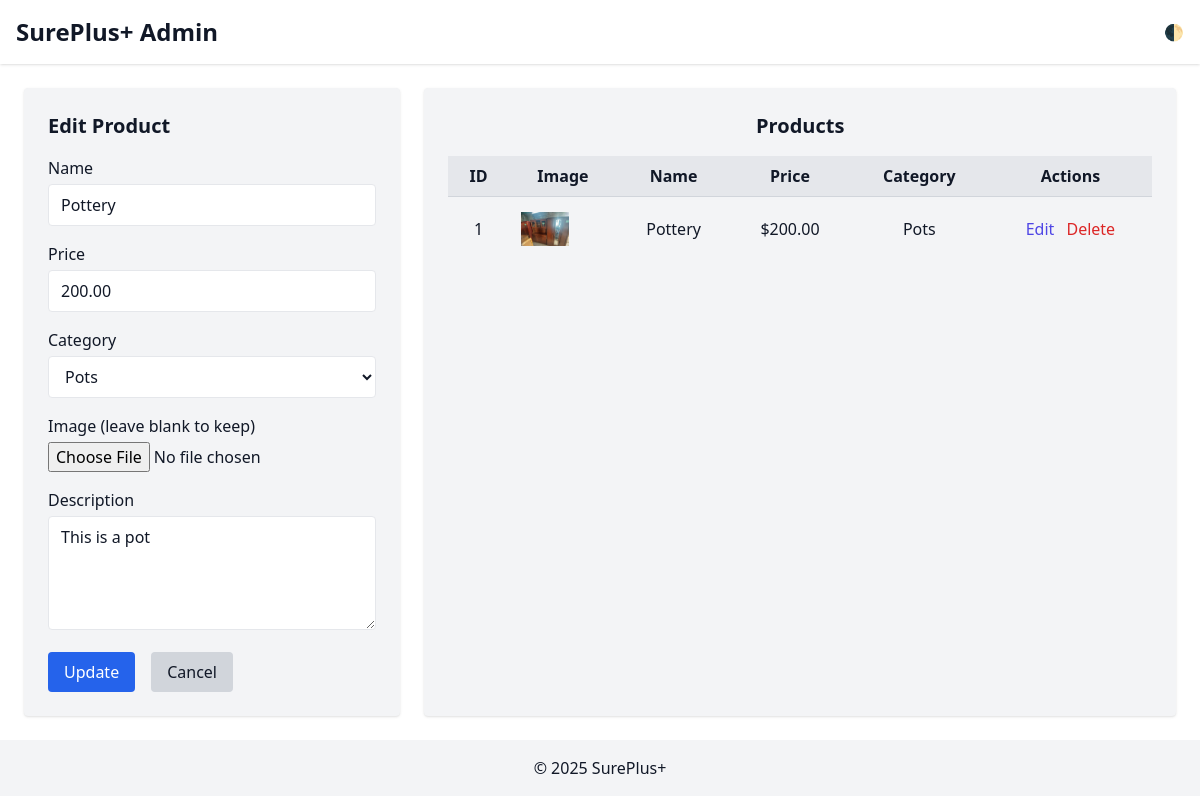
Page /dashboard/admin/admin-dashboard.php?edit=1 on the committed database.
### tables this page shows
CREATE TABLE `products` (
  `id` int(11) NOT NULL,
  `name` varchar(255) NOT NULL,
  `price` decimal(10,2) NOT NULL,
  `image` varchar(255) NOT NULL,
  `description` varchar(255) DEFAULT NULL,
  `category` varchar(50) DEFAULT NULL
);

### dashboard/admin/admin-dashboard.php (the view, shortened to what this page needs)
<?php
include __DIR__ . '/../../includes/db.php';
$editMode = false;
if (isset($_GET['edit'])) {
    $editMode    = true;
    $id          = $_GET['edit'];
    $stmt        = $pdo->prepare("SELECT * FROM products WHERE id = ?");
    $stmt->execute([$id]);
    $editProduct = $stmt->fetch(PDO::FETCH_ASSOC);
}
$products = $pdo->query("SELECT * FROM products ORDER BY id DESC")->fetchAll(PDO::FETCH_ASSOC);
?>
<!DOCTYPE html>
<html lang="en" class="dark">
<head>
  <script src="https://cdn.tailwindcss.com"></script>
</head>
<body class="bg-white dark:bg-gray-900 text-gray-900 dark:text-gray-100">
  <header class="flex items-center justify-between p-4 bg-white dark:bg-gray-800 shadow">
    <h1 class="text-2xl font-bold">SurePlus+ Admin</h1>
    <button onclick="toggleDarkMode()">🌓</button>
  </header>
  <main class="p-6 flex flex-col md:flex-row gap-6">
    <aside class="md:w-1/3 bg-gray-100 dark:bg-gray-800 p-6 rounded shadow">
      <h2 class="text-xl font-semibold mb-4"><?= $editMode ? 'Edit' : 'Add' ?> Product</h2>
      <form method="post" enctype="multipart/form-data" class="space-y-4">
        <div>
          <label class="block mb-1">Name</label>
          <input name="name" required
                 value="<?= $editMode ? htmlspecialchars($editProduct['name']) : '' ?>"
                 class="w-full border rounded px-3 py-2 bg-white dark:bg-gray-700">
        </div>
        <div>
          <label class="block mb-1">Price</label>
          <input type="number" step="0.01" name="price" required
                 value="<?= $editMode ? htmlspecialchars($editProduct['price']) : '' ?>"
                 class="w-full border rounded px-3 py-2 bg-white dark:bg-gray-700">
        </div>
        <div>
          <label class="block mb-1">Category</label>
          <select name="category" required
                  class="w-full border rounded px-3 py-2 bg-white dark:bg-gray-700">
            <?php foreach(['Furniture','Electronics','Toys','Utensils','Pots','Bicycle'] as $cat): ?>
              <option value="<?= $cat ?>"
                <?= $editMode && $editProduct['category']===$cat ? 'selected' : '' ?>>
                <?= $cat ?>
              </option>
            <?php endforeach; ?>
          </select>
        </div>
        <div>
          <label class="block mb-1">Image <?= $editMode ? '(leave blank to keep)' : '' ?></label>
          <input type="file" name="image" class="w-full">
        </div>
        <div>
          <label class="block mb-1">Description</label>
          <textarea name="description" rows="4"
                    class="w-full border rounded px-3 py-2 bg-white dark:bg-gray-700"><?= $editMode ? htmlspecialchars($editProduct['description']) : '' ?></textarea>
        </div>
        <div class="flex gap-4">
          <?php if ($editMode): ?>
            <button type="submit" name="edit_product" class="px-4 py-2 bg-blue-600 text-white rounded">Update</button>
            <a href="admin-dashboard.php" class="px-4 py-2 bg-gray-300 rounded">Cancel</a>
          <?php else: ?>
            <button type="submit" name="add_product" class="px-4 py-2 bg-green-600 text-white rounded">Add</button>
          <?php endif; ?>
        </div>
      </form>
    </aside>
    <section class="md:w-2/3 bg-gray-100 dark:bg-gray-800 p-6 rounded shadow overflow-x-auto">
      <h2 class="text-xl font-semibold mb-4 text-center">Products</h2>
      <table class="min-w-full border-collapse text-center">
        <thead class="bg-gray-200 dark:bg-gray-700">
          <tr>
            <th class="px-3 py-2">ID</th>
            <th class="px-3 py-2">Image</th>
            <th class="px-3 py-2">Name</th>
            <th class="px-3 py-2">Price</th>
            <th class="px-3 py-2">Category</th>
            <th class="px-3 py-2">Actions</th>
          </tr>
        </thead>
        <tbody>
          <?php foreach($products as $p): ?>
          <tr class="border-t border-gray-300 dark:border-gray-700">
            <td class="px-3 py-2"><?= $p['id'] ?></td>
            <td class="px-3 py-2">
              <?php if ($p['image']): ?>
                <img src="/Collab/assets/images/<?= htmlspecialchars($p['image']) ?>"
                     class="h-12 w-12 object-contain" alt="">
              <?php endif; ?>
            </td>
            <td class="px-3 py-2"><?= htmlspecialchars($p['name']) ?></td>
            <td class="px-3 py-2">$<?= number_format($p['price'],2) ?></td>
            <td class="px-3 py-2"><?= htmlspecialchars($p['category']) ?></td>
            <td class="px-3 py-2 space-x-2">
              <a href="?edit=<?= $p['id'] ?>" class="text-indigo-600">Edit</a>
              <form method="post" class="inline" onsubmit="return confirm('Delete?')">
                <button name="delete_product" class="text-red-600">Delete</button>
              </form>
            </td>
          </tr>
          <?php endforeach;?>
        </tbody>
      </table>
    </section>
  </main>
  <footer class="p-4 text-center bg-gray-100 dark:bg-gray-800">
    © 2025 SurePlus+
  </footer>
</body>
</html>

### rows in the picture
products: name "Pottery", price "200.00", category "Pots", description "This is a pot", id "1", image (picture)
